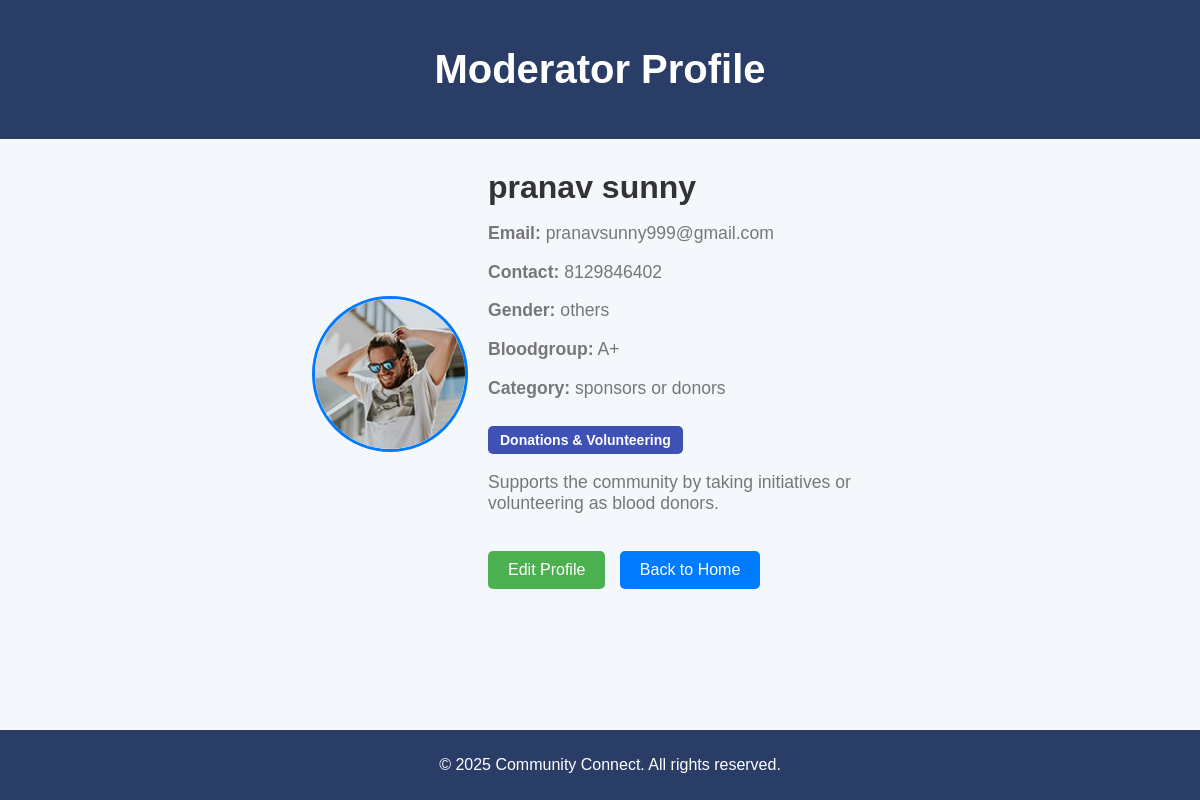
Screenshot of /modprofile/ (signed in) with the database file from the repository.
### com/models.py (models this page shows)
class Mod(models.Model):
    name=models.CharField(max_length=30)
    email=models.EmailField(max_length=50,unique=True)
    passw=models.CharField(max_length=50)
    contact=models.CharField(max_length=10)
    image = models.ImageField(upload_to='images/', null=True, blank=True)
    bloodgroupchoice=(
        ('A+','A+'),
        ('A-','A-'),
        ('B+','B+'),
        ('B-','B-'),
        ('AB+','AB+'),
        ('AB-','AB-'),
        ('O+','O+'),
        ('O-','O-'),
    )
    bloodgroup=models.CharField(max_length=5,choices=bloodgroupchoice,null=True,blank=True)
    genderchoice=(
        ('male','MALE'),
        ('female','FEMALE'),
        ('others','OTHERS')
    )
    gender=models.CharField(max_length=10,choices=genderchoice,null=True,blank=True)
    categorychoice=(
        ('mentors and experts','MENTORS AND EXPERTS'),
        ('sponsors or donors','SPONSORS AND DONORS'),
        ('creators and sharers','CREATORS AND SHARERS'),
    )
    category=models.CharField(max_length=30,choices=categorychoice,null=False,blank=False)
    approval_status=models.BooleanField(default=False)
    is_selected = models.BooleanField(default=False)
    is_rejected = models.BooleanField(default=False)

### com/views.py (the view)
# urls.py: path('modprofile/', views.modprofile, name='modprofile'),
def modprofile(request):
    if 'email' in request.session:
        email = request.session['email']
        try:
            user = models.Mod.objects.get(email=email)
            category_roles = {
                "mentors and experts": "Guides users by providing mentorship, career advice, and expertise in specific domains.",
                "sponsors or donors": "Supports the community by taking initiatives or volunteering as blood donors.",
                "creators and sharers": "Creates and shares valuable content such as articles, videos, and educational resources.",
            }
            role_description = category_roles.get(user.category, "No role assigned.")
            return render(request, 'modprofile.html', {
                'user': user,
                'role_description': role_description
            })
        except models.Mod.DoesNotExist:
            alert = "<script> alert('User not found'); window.location.href='/modlogin/';</script>"
            return HttpResponse(alert)
    alert = "<script> alert('Session expired, please log in again'); window.location.href='/modlogin/';</script>"
    return HttpResponse(alert)

### com/templates/modprofile.html (shortened to what this page needs)
{% load static %}
<!DOCTYPE html>
<html lang="en">
<head>
</head>
<body>
    <header>
        <h1>Moderator Profile</h1>
    </header>
    {% load static %}
    <div class="user-info">
        {% if user.image %}
        <img src="{% if user.image %}{{ user.image.url }}{% else %}{% static 'images/placeholder.png' %}{% endif %}" alt="Profile Picture">
        {% else %}
        <img src="{% static 'images/images.jpeg' %}" alt="Profile Picture">
        {% endif %}
        <div>
            <h2>{{ user.name }}</h2>
            <p><strong>Email:</strong> {{ user.email }}</p>
            <p><strong>Contact:</strong> {{ user.contact }}</p>
            <p><strong>Gender:</strong> {{ user.gender }}</p>
            <p><strong>Bloodgroup:</strong> {{ user.bloodgroup }}</p>
            <p><strong>Category:</strong> {{ user.category }}</p>
            <div>
                {% if user.category == "mentors and experts" %}
                    <span class="role-badge role-mentor">Guidance & Support</span>
                {% elif user.category == "sponsors or donors" %}
                    <span class="role-badge role-sponsor">Donations & Volunteering</span>
                {% elif user.category == "creators and sharers" %}
                    <span class="role-badge role-creator">Content Creation</span>
                {% endif %}
            </div>
            <p class="mt-3">{{ role_description }}</p>
            <a href="/edit_modprofile/" class="button">Edit Profile</a>
            {% if user.category == "mentors and experts" %}
                <a href="{% url 'mentors' %}" class="button back-button">Back to Home</a>
            {% elif user.category == "sponsors or donors" %}
                <a href="{% url 'sponsors' %}" class="button back-button">Back to Home</a>
            {% elif user.category == "creators and sharers" %}
                <a href="{% url 'creators' %}" class="button back-button">Back to Home</a>
            {% endif %}
        </div>
    </div>
    <div class="footer">
        <p>&copy; 2025 Community Connect. All rights reserved.</p>
    </div>
</body>
</html>

### com/templates/modprofile.html (style rules this page uses)
body { font-family: Arial, sans-serif; margin: 0; padding: 0; background-color: #f4f7fc; color: #333; }
header { background-color: #2a3d66; padding: 20px; text-align: center; color: #fff; }
header h1 { font-size: 2.5rem; }
.user-info { display: flex; justify-content: center; align-items: center; margin-top: 20px; }
.user-info img { width: 150px; height: 150px; border-radius: 50%; margin-right: 20px; border: 3px solid #007BFF; object-fit: cover; }
.user-info div { max-width: 400px; }
.user-info h2 { font-size: 2rem; margin: 10px 0; }
.user-info p { font-size: 1.1rem; color: #777; }
.role-badge { font-size: 14px; padding: 6px 12px; border-radius: 5px; font-weight: bold; display: inline-block; margin-top: 10px; }
.role-sponsor { background-color: #3f51b5; color: white; }
.button { background-color: #4CAF50; color: #fff; padding: 10px 20px; border: none; border-radius: 5px; cursor: pointer; text-align: center; font-size: 1rem; margin-top: 20px; display: inline-block; text-decoration: none; }
.back-button { background-color: #007BFF; margin-left: 10px; }
.footer { background-color: #2a3d66; padding: 10px; color: #fff; text-align: center; position: absolute; bottom: 0; width: 100%; }

### rows the page displays
Mod: image (picture), name "pranav sunny", email "pranavsunny999@gmail.com", contact "8129846402", gender "others", bloodgroup "A+", category "sponsors or donors"

### other values shown
{{ role_description }} "Supports the community by taking initiatives or volunteering as blood donors."
